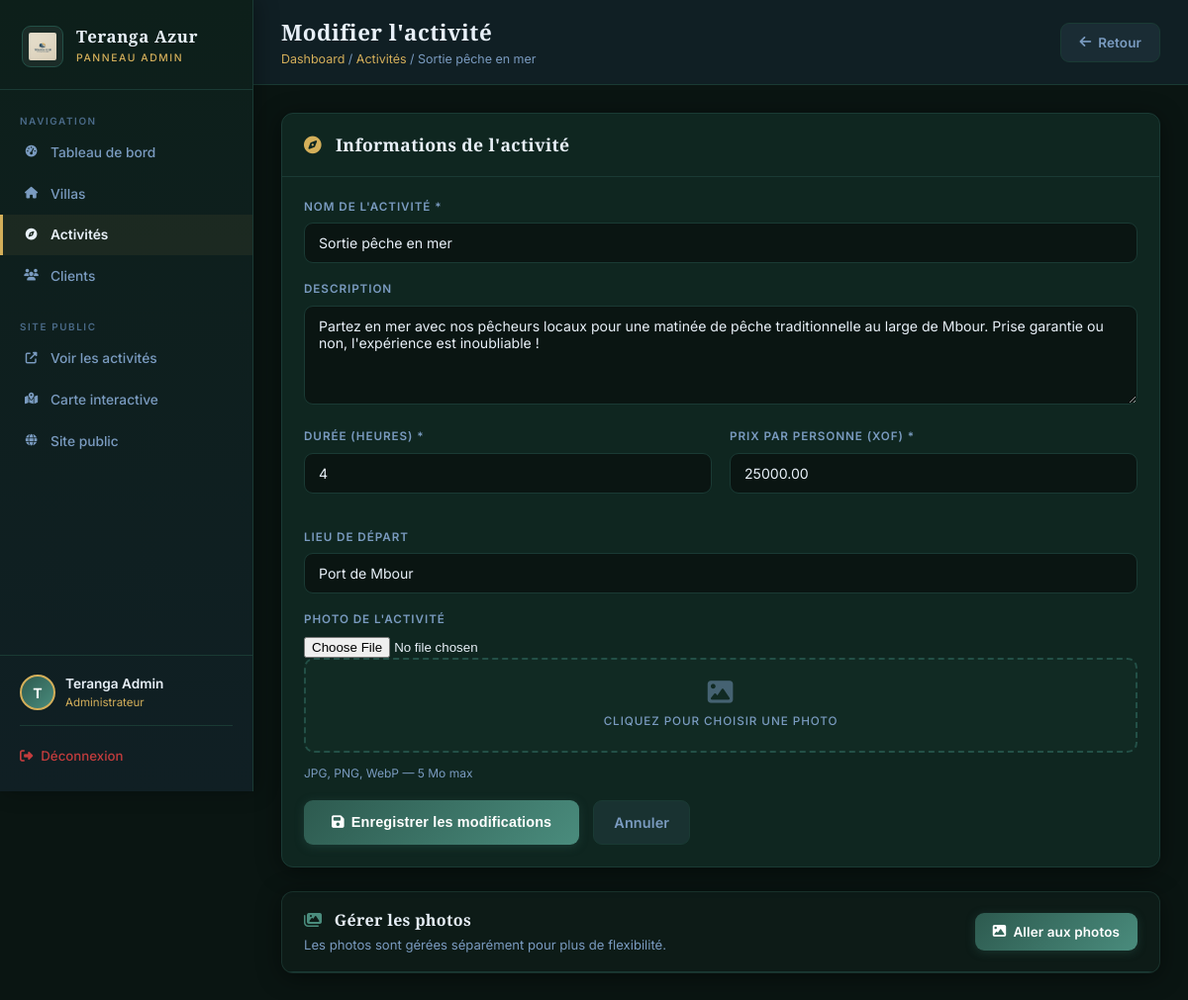
Page /admin/activite-form.php?id=1 (signed in) on the committed database.
### tables this page shows
CREATE TABLE `activites` (
  `id` int(11) NOT NULL AUTO_INCREMENT,
  `nom_activite` varchar(255) NOT NULL,
  `description` text DEFAULT NULL,
  `duree_heures` int(11) NOT NULL,
  `prix_par_personne` decimal(10,2) NOT NULL,
  `lieu_depart` varchar(255) DEFAULT NULL,
  `created_at` timestamp NULL DEFAULT current_timestamp(),
  `latitude` decimal(10,8) DEFAULT NULL,
  `longitude` decimal(11,8) DEFAULT NULL,
  PRIMARY KEY (`id`)
);

### admin/activite-form.php (the view, shortened to what this page needs)
<?php
require_once '../config/db.php';
$id = isset($_GET['id']) && is_numeric($_GET['id']) ? (int)$_GET['id'] : null;
$is_edit = $id !== null;
$act = []; $msg = ''; $msg_type = '';
if ($is_edit) {
    $s = $pdo->prepare("SELECT * FROM activites WHERE id = ?");
    $s->execute([$id]);
    $act = $s->fetch();
}
?>
<!DOCTYPE html>
<html lang="fr">
<head>
  <link rel="stylesheet" href="https://cdnjs.cloudflare.com/ajax/libs/font-awesome/6.5.0/css/all.min.css">
  <link rel="stylesheet" href="../css/admin.css">
</head>
<body class="admin-body">
<aside class="admin-sidebar">
  <a href="../index.php" class="admin-sidebar-logo">
    <img src="../images/Logo.png" alt="Teranga Azur">
    <div><span>Teranga Azur</span><small>Panneau Admin</small></div>
  </a>
  <nav class="admin-nav">
    <div class="admin-nav-label">Navigation</div>
    <a href="dashboard.php"><i class="fas fa-tachometer-alt"></i> Tableau de bord</a>
    <a href="villas.php"><i class="fas fa-home"></i> Villas</a>
    <a href="activites.php" class="active"><i class="fas fa-compass"></i> Activités</a>
    <a href="clients.php"><i class="fas fa-users"></i> Clients</a>
    <div class="admin-nav-label" style="margin-top:18px;">Site public</div>
    <a href="../activites.php" target="_blank"><i class="fas fa-external-link-alt"></i> Voir les activités</a>
    <a href="../carte.php" target="_blank"><i class="fas fa-map-marked-alt"></i> Carte interactive</a>
    <a href="../index.php" target="_blank"><i class="fas fa-globe"></i> Site public</a>
  </nav>
  <div class="admin-sidebar-footer">
    <div class="admin-user">
      <div class="admin-avatar"><?= strtoupper(substr($_SESSION['client_prenom'] ?? 'A', 0, 1)) ?></div>
      <div>
        <div style="font-weight:600;font-size:0.85rem;color:var(--a-text);"><?= htmlspecialchars(($_SESSION['client_prenom'] ?? '') . ' ' . ($_SESSION['client_nom'] ?? '')) ?></div>
        <div style="font-size:0.72rem;color:var(--a-or);">Administrateur</div>
      </div>
    </div>
    <a href="../logout.php"><i class="fas fa-sign-out-alt"></i> Déconnexion</a>
  </div>
</aside>
<main class="admin-main">
  <div class="admin-topbar">
    <div>
      <h1><?= $is_edit ? "Modifier l'activité" : "Ajouter une activité" ?></h1>
      <div class="admin-breadcrumb">
        <a href="dashboard.php">Dashboard</a> /
        <a href="activites.php">Activités</a> /
        <?= $is_edit ? htmlspecialchars($act['nom_activite']) : 'Nouvelle activité' ?>
      </div>
    </div>
    <a href="activites.php" class="btn-admin btn-admin-ghost"><i class="fas fa-arrow-left"></i> Retour</a>
  </div>
  <div class="admin-content">
    <div class="admin-card">
      <div class="admin-card-header">
        <h2><i class="fas fa-compass" style="color:var(--a-or);margin-right:9px;"></i>
          <?= $is_edit ? "Informations de l'activité" : "Nouvelle activité" ?>
        </h2>
      </div>
      <div class="admin-card-body">
        <form method="POST" enctype="multipart/form-data" class="admin-form">
          <div class="field">
            <label for="nom">Nom de l'activité *</label>
            <input type="text" id="nom" name="nom_activite" placeholder="Ex : Tour en pirogue sur le Saloum"
                   value="<?= htmlspecialchars($act['nom_activite'] ?? '') ?>" required>
          </div>
          <div class="field">
            <label for="desc">Description</label>
            <textarea id="desc" name="description" placeholder="Décrivez l'activité, ce qui est inclus..."><?= htmlspecialchars($act['description'] ?? '') ?></textarea>
          </div>
          <div class="form-grid">
            <div class="field">
              <label for="duree">Durée (heures) *</label>
              <input type="number" id="duree" name="duree_heures" min="1" max="48"
                     value="<?= htmlspecialchars($act['duree_heures'] ?? '') ?>" required>
            </div>
            <div class="field">
              <label for="prix">Prix par personne (XOF) *</label>
              <input type="number" id="prix" name="prix_par_personne" min="1" step="500"
                     value="<?= htmlspecialchars($act['prix_par_personne'] ?? '') ?>" required>
            </div>
            <div class="field form-grid-span">
              <label for="lieu">Lieu de départ</label>
              <input type="text" id="lieu" name="lieu_depart" placeholder="Ex : Port de Mbour"
                     value="<?= htmlspecialchars($act['lieu_depart'] ?? '') ?>">
            </div>
          </div>
          <div class="field">
            <label for="image"><?= !empty($act['image_url']) ? 'Remplacer la photo' : 'Photo de l\'activité' ?></label>
            <div style="position:relative;">
              <input type="file" id="image" name="image" accept="image/jpeg,image/png,image/webp,image/gif"
                     onchange="previewAct(this)">
              <label for="image" style="display:block;padding:20px;text-align:center;border:2px dashed var(--a-border-l);border-radius:10px;cursor:pointer;background:rgba(74,140,125,.04);transition:all .2s;font-weight:500;color:var(--a-muted);">
                <i class="fas fa-image" style="display:block;margin-bottom:8px;font-size:1.6rem;opacity:.5;"></i>
                Cliquez pour choisir une photo
              </label>
            </div>
            <p style="font-size:0.75rem;color:var(--a-muted);margin-top:8px;">JPG, PNG, WebP — 5 Mo max</p>
          </div>
          <div style="display:flex;gap:14px;margin-top:18px;">
            <button type="submit" class="btn-admin btn-admin-primary" style="padding:11px 28px;font-size:0.9rem;">
              <i class="fas fa-save"></i> <?= $is_edit ? 'Enregistrer les modifications' : "Créer l'activité" ?>
            </button>
            <a href="activites.php" class="btn-admin btn-admin-ghost" style="padding:11px 20px;font-size:0.9rem;">
              Annuler
            </a>
          </div>
        </form>
      </div>
    </div>
    <?php if ($is_edit): ?>
    <div class="admin-card" style="background:rgba(74,140,125,.06);border-color:rgba(74,140,125,.2);">
      <div class="admin-card-header" style="padding:16px 22px;">
        <div>
          <h2 style="font-size:1rem;margin-bottom:4px;">
            <i class="fas fa-images" style="color:var(--a-bleu-l);margin-right:8px;"></i>
            Gérer les photos
          </h2>
          <p style="font-size:0.82rem;color:var(--a-muted);margin:0;">
            Les photos sont gérées séparément pour plus de flexibilité.
          </p>
        </div>
        <a href="activite-images.php?activite_id=<?= $id ?>" class="btn-admin btn-admin-primary">
          <i class="fas fa-image"></i> Aller aux photos
        </a>
      </div>
    </div>
    <?php endif; ?>
  </div>
</main>
</body>
</html>

### rows in the picture
activites: nom_activite "Sortie pêche en mer", description "Partez en mer avec nos pêcheurs locaux pour une matinée de pêche traditionnelle au large de Mbour. Prise garantie ou non, l'expérience est inoubliable !", duree_heures "4", prix_par_personne "25000.00", lieu_depart "Port de Mbour"

### other values in the picture
substr($_SESSION['client_prenom'] ?? 'A', 0, 1) "T"
